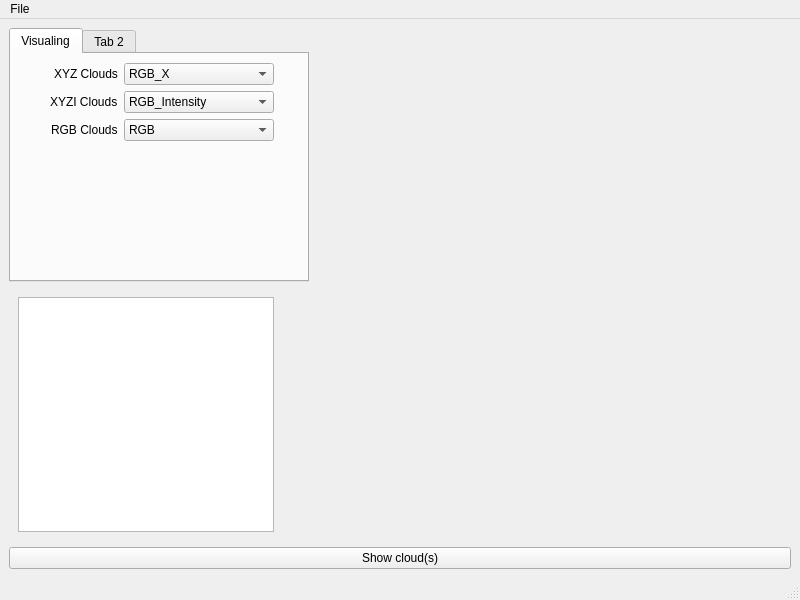
<?xml version="1.0" encoding="UTF-8"?>
<ui version="4.0">
 <class>MainWindow</class>
 <widget class="QMainWindow" name="MainWindow">
  <property name="geometry">
   <rect>
    <x>0</x>
    <y>0</y>
    <width>800</width>
    <height>600</height>
   </rect>
  </property>
  <property name="windowTitle">
   <string>MainWindow</string>
  </property>
  <widget class="QWidget" name="main">
   <layout class="QHBoxLayout" name="horizontalLayout">
    <item>
     <layout class="QVBoxLayout" name="visualizer"/>
    </item>
    <item>
     <layout class="QVBoxLayout" name="options">
      <item>
       <widget class="QTabWidget" name="tabs">
        <property name="sizePolicy">
         <sizepolicy hsizetype="Fixed" vsizetype="Expanding">
          <horstretch>0</horstretch>
          <verstretch>0</verstretch>
         </sizepolicy>
        </property>
        <property name="minimumSize">
         <size>
          <width>200</width>
          <height>0</height>
         </size>
        </property>
        <property name="maximumSize">
         <size>
          <width>300</width>
          <height>16777215</height>
         </size>
        </property>
        <property name="currentIndex">
         <number>0</number>
        </property>
        <widget class="QWidget" name="visualOpt">
         <property name="sizePolicy">
          <sizepolicy hsizetype="Maximum" vsizetype="Preferred">
           <horstretch>0</horstretch>
           <verstretch>0</verstretch>
          </sizepolicy>
         </property>
         <attribute name="title">
          <string>Visualing</string>
         </attribute>
         <layout class="QVBoxLayout" name="verticalLayout">
          <item>
           <layout class="QFormLayout" name="visSettings">
            <property name="fieldGrowthPolicy">
             <enum>QFormLayout::ExpandingFieldsGrow</enum>
            </property>
            <property name="rowWrapPolicy">
             <enum>QFormLayout::DontWrapRows</enum>
            </property>
            <property name="labelAlignment">
             <set>Qt::AlignRight|Qt::AlignTrailing|Qt::AlignVCenter</set>
            </property>
            <property name="formAlignment">
             <set>Qt::AlignHCenter|Qt::AlignTop</set>
            </property>
            <item row="0" column="0">
             <widget class="QLabel" name="XYZClouds">
              <property name="text">
               <string>XYZ Clouds</string>
              </property>
             </widget>
            </item>
            <item row="0" column="1">
             <widget class="QComboBox" name="schemeXYZ">
              <property name="sizePolicy">
               <sizepolicy hsizetype="Maximum" vsizetype="Fixed">
                <horstretch>0</horstretch>
                <verstretch>0</verstretch>
               </sizepolicy>
              </property>
              <property name="minimumSize">
               <size>
                <width>150</width>
                <height>0</height>
               </size>
              </property>
              <property name="maximumSize">
               <size>
                <width>200</width>
                <height>16777215</height>
               </size>
              </property>
              <property name="currentIndex">
               <number>0</number>
              </property>
              <item>
               <property name="text">
                <string>RGB_X</string>
               </property>
              </item>
              <item>
               <property name="text">
                <string>RGB_Y</string>
               </property>
              </item>
              <item>
               <property name="text">
                <string>RGB_Z</string>
               </property>
              </item>
             </widget>
            </item>
            <item row="1" column="0">
             <widget class="QLabel" name="XYZIClouds">
              <property name="text">
               <string>XYZI Clouds</string>
              </property>
             </widget>
            </item>
            <item row="2" column="0">
             <widget class="QLabel" name="XYZRGBClouds">
              <property name="text">
               <string>RGB Clouds</string>
              </property>
             </widget>
            </item>
            <item row="1" column="1">
             <widget class="QComboBox" name="schemeXYZI">
              <property name="sizePolicy">
               <sizepolicy hsizetype="Maximum" vsizetype="Fixed">
                <horstretch>0</horstretch>
                <verstretch>0</verstretch>
               </sizepolicy>
              </property>
              <property name="minimumSize">
               <size>
                <width>150</width>
                <height>0</height>
               </size>
              </property>
              <property name="currentIndex">
               <number>3</number>
              </property>
              <item>
               <property name="text">
                <string>RGB_X</string>
               </property>
              </item>
              <item>
               <property name="text">
                <string>RGB_Y</string>
               </property>
              </item>
              <item>
               <property name="text">
                <string>RGB_Z</string>
               </property>
              </item>
              <item>
               <property name="text">
                <string>RGB_Intensity</string>
               </property>
              </item>
             </widget>
            </item>
            <item row="2" column="1">
             <widget class="QComboBox" name="schemeRGB">
              <property name="minimumSize">
               <size>
                <width>150</width>
                <height>0</height>
               </size>
              </property>
              <property name="currentIndex">
               <number>3</number>
              </property>
              <item>
               <property name="text">
                <string>RGB_X</string>
               </property>
              </item>
              <item>
               <property name="text">
                <string>RGB_Y</string>
               </property>
              </item>
              <item>
               <property name="text">
                <string>RGB_Z</string>
               </property>
              </item>
              <item>
               <property name="text">
                <string>RGB</string>
               </property>
              </item>
             </widget>
            </item>
           </layout>
          </item>
         </layout>
        </widget>
        <widget class="QWidget" name="tab_2">
         <attribute name="title">
          <string>Tab 2</string>
         </attribute>
        </widget>
       </widget>
      </item>
      <item>
       <widget class="QWidget" name="cloudsWidget" native="true">
        <property name="enabled">
         <bool>true</bool>
        </property>
        <property name="sizePolicy">
         <sizepolicy hsizetype="Fixed" vsizetype="Minimum">
          <horstretch>0</horstretch>
          <verstretch>0</verstretch>
         </sizepolicy>
        </property>
        <property name="baseSize">
         <size>
          <width>0</width>
          <height>0</height>
         </size>
        </property>
        <layout class="QVBoxLayout" name="clouds">
         <item>
          <widget class="QTableWidget" name="listClouds">
           <property name="sizePolicy">
            <sizepolicy hsizetype="Fixed" vsizetype="Expanding">
             <horstretch>0</horstretch>
             <verstretch>0</verstretch>
            </sizepolicy>
           </property>
           <property name="minimumSize">
            <size>
             <width>0</width>
             <height>0</height>
            </size>
           </property>
           <property name="maximumSize">
            <size>
             <width>280</width>
             <height>16777215</height>
            </size>
           </property>
           <property name="selectionMode">
            <enum>QAbstractItemView::ExtendedSelection</enum>
           </property>
           <property name="selectionBehavior">
            <enum>QAbstractItemView::SelectRows</enum>
           </property>
          </widget>
         </item>
        </layout>
       </widget>
      </item>
      <item>
       <widget class="QPushButton" name="showCloud">
        <property name="text">
         <string>Show cloud(s)</string>
        </property>
       </widget>
      </item>
     </layout>
    </item>
   </layout>
  </widget>
  <widget class="QMenuBar" name="menubar">
   <property name="geometry">
    <rect>
     <x>0</x>
     <y>0</y>
     <width>800</width>
     <height>22</height>
    </rect>
   </property>
   <widget class="QMenu" name="menuFile">
    <property name="title">
     <string>File</string>
    </property>
    <addaction name="actionOpenCloud"/>
    <addaction name="actionSaveClouds"/>
    <addaction name="actionSaveAllClouds"/>
   </widget>
   <addaction name="menuFile"/>
  </widget>
  <widget class="QStatusBar" name="statusbar"/>
  <action name="actionOpenCloud">
   <property name="icon">
    <iconset theme="document-open">
     <normaloff>.</normaloff>.</iconset>
   </property>
   <property name="text">
    <string>Open new cloud(s)</string>
   </property>
   <property name="shortcut">
    <string>Ctrl+O</string>
   </property>
  </action>
  <action name="actionSaveClouds">
   <property name="text">
    <string>Save selected cloud(s)</string>
   </property>
   <property name="shortcut">
    <string>Ctrl+S</string>
   </property>
  </action>
  <action name="actionSaveAllClouds">
   <property name="text">
    <string>Save all cloud(s)</string>
   </property>
   <property name="toolTip">
    <string>Save all cloud(s)</string>
   </property>
   <property name="shortcut">
    <string>Ctrl+Shift+S</string>
   </property>
  </action>
 </widget>
 <resources/>
 <connections/>
</ui>
